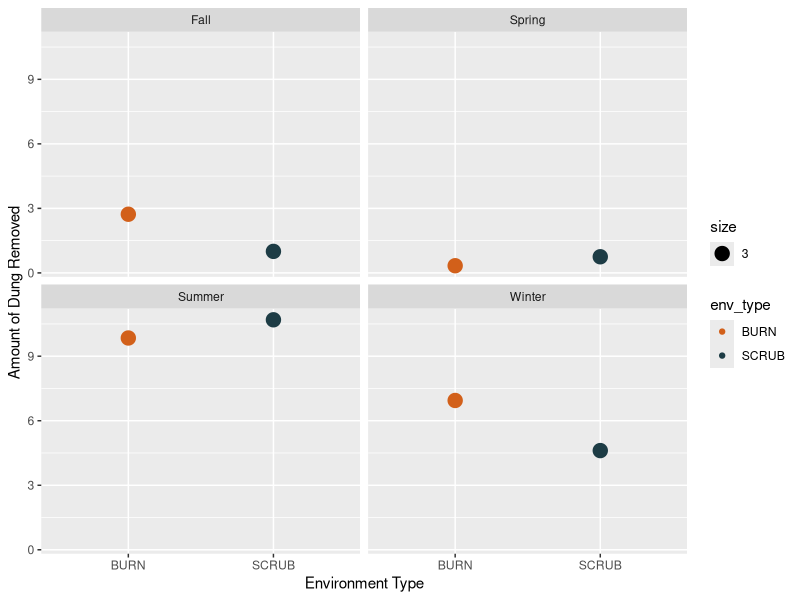
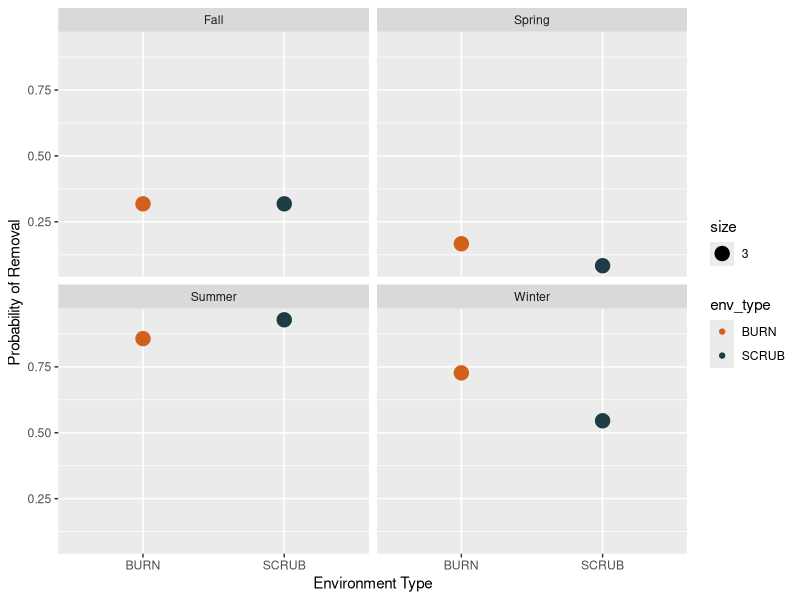
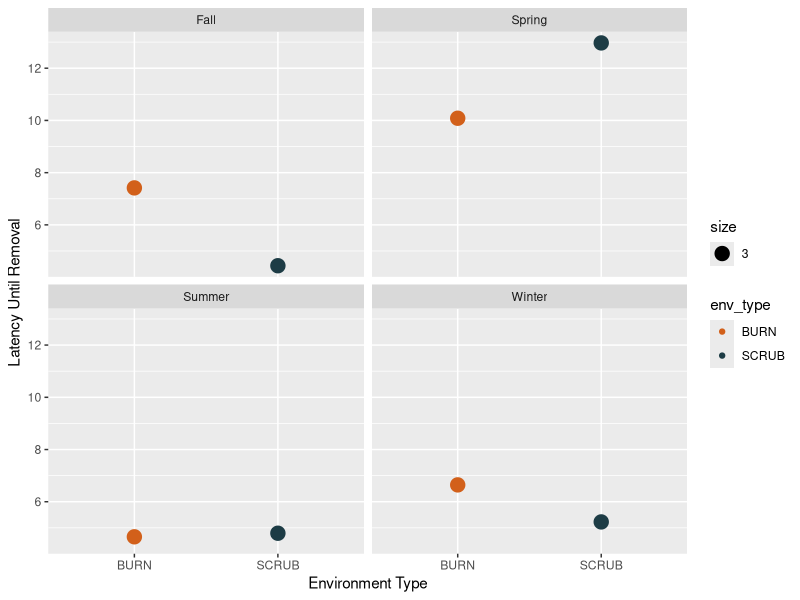

Generate these figures, in order, with R:
library(tidyverse)
library(lubridate)

db_data <- read_csv("02_Clean_data/dbenv_use.csv")
db_data$date <- mdy(db_data$date)
rm(list=setdiff(ls(), "db_data"))


spring_avgs <- db_data %>% 
  filter(burn_season == "Spring") %>% 
  group_by(burn_season, env_type) %>% 
  summarize(rem_no = mean(rem_no, na.rm=TRUE),
            rem_event = mean(rem_event, na.rm=TRUE),
            latency = mean(latency2, na.rm=TRUE))

summer_avgs <- db_data %>% 
  filter(burn_season == "Summer")%>% 
  group_by(burn_season, env_type) %>% 
  summarize(rem_no = mean(rem_no, na.rm=TRUE),
            rem_event = mean(rem_event, na.rm=TRUE),
            latency = mean(latency2, na.rm=TRUE))

fall_avgs <- db_data %>% 
  filter(burn_season == "Fall")%>% 
  group_by(burn_season, env_type) %>% 
  summarize(rem_no = mean(rem_no, na.rm=TRUE),
            rem_event = mean(rem_event, na.rm=TRUE),
            latency = mean(latency2, na.rm=TRUE))

winter_avgs <- db_data %>% 
  filter(burn_season == "Winter") %>%
  group_by(burn_season, env_type) %>% 
  summarize(rem_no = mean(rem_no, na.rm=TRUE),
            rem_event = mean(rem_event, na.rm=TRUE),
            latency = mean(latency2, na.rm=TRUE))


averages <- rbind(spring_avgs, summer_avgs)
averages <- rbind(averages, fall_avgs)
averages <- rbind(averages, winter_avgs)

ggplot(averages) +
  geom_point(aes(x=env_type, y=rem_no, color = env_type, size = 3)) +
  scale_color_manual(values=c("#d2601a", "#1d3c45"))+
  xlab("Environment Type") +
  ylab("Amount of Dung Removed") +
  facet_wrap(~burn_season)

ggplot(averages) +
  geom_point(aes(x=env_type, y=rem_event, color = env_type, size = 3)) +
  scale_color_manual(values=c("#d2601a", "#1d3c45"))+
  xlab("Environment Type") +
  ylab("Probability of Removal") +
  facet_wrap(~burn_season)

ggplot(averages) +
  geom_point(aes(x=env_type, y=latency, color = env_type, size = 3)) +
  scale_color_manual(values=c("#d2601a", "#1d3c45"))+
  xlab("Environment Type") +
  ylab("Latency Until Removal") +
  facet_wrap(~burn_season)

  

